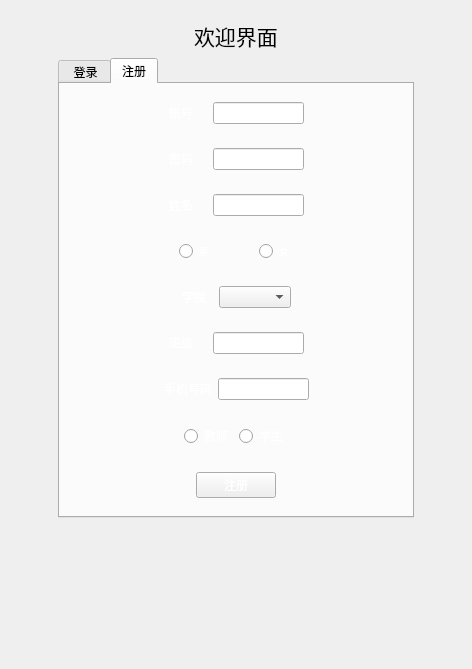
<?xml version="1.0" encoding="UTF-8"?>
<ui version="4.0">
 <class>MainWindow</class>
 <widget class="QDialog" name="MainWindow">
  <property name="geometry">
   <rect>
    <x>0</x>
    <y>0</y>
    <width>472</width>
    <height>669</height>
   </rect>
  </property>
  <property name="windowTitle">
   <string>MainWindow</string>
  </property>
  <property name="windowIcon">
   <iconset resource="resources.qrc">
    <normaloff>:/image/CNUlibrary.jpg</normaloff>:/image/CNUlibrary.jpg</iconset>
  </property>
  <layout class="QGridLayout" name="gridLayout_6">
   <item row="2" column="0">
    <widget class="QWidget" name="widget_13" native="true"/>
   </item>
   <item row="0" column="0">
    <widget class="QWidget" name="widget_3" native="true">
     <layout class="QGridLayout" name="gridLayout">
      <item row="1" column="4">
       <spacer name="horizontalSpacer_34">
        <property name="orientation">
         <enum>Qt::Horizontal</enum>
        </property>
        <property name="sizeHint" stdset="0">
         <size>
          <width>40</width>
          <height>20</height>
         </size>
        </property>
       </spacer>
      </item>
      <item row="0" column="2">
       <widget class="QLabel" name="label_3">
        <property name="font">
         <font>
          <family>Arial Black</family>
          <pointsize>16</pointsize>
         </font>
        </property>
        <property name="text">
         <string>欢迎界面</string>
        </property>
       </widget>
      </item>
      <item row="0" column="1">
       <spacer name="horizontalSpacer">
        <property name="orientation">
         <enum>Qt::Horizontal</enum>
        </property>
        <property name="sizeHint" stdset="0">
         <size>
          <width>40</width>
          <height>20</height>
         </size>
        </property>
       </spacer>
      </item>
      <item row="1" column="0">
       <spacer name="horizontalSpacer_33">
        <property name="orientation">
         <enum>Qt::Horizontal</enum>
        </property>
        <property name="sizeHint" stdset="0">
         <size>
          <width>40</width>
          <height>20</height>
         </size>
        </property>
       </spacer>
      </item>
      <item row="0" column="3">
       <spacer name="horizontalSpacer_2">
        <property name="orientation">
         <enum>Qt::Horizontal</enum>
        </property>
        <property name="sizeHint" stdset="0">
         <size>
          <width>40</width>
          <height>20</height>
         </size>
        </property>
       </spacer>
      </item>
      <item row="1" column="1" colspan="3">
       <widget class="QTabWidget" name="tabWidget">
        <property name="autoFillBackground">
         <bool>false</bool>
        </property>
        <property name="styleSheet">
         <string notr="true">
background-image: url(:/image/blue.png);</string>
        </property>
        <property name="currentIndex">
         <number>1</number>
        </property>
        <widget class="QWidget" name="tab">
         <attribute name="title">
          <string> 登录</string>
         </attribute>
         <layout class="QGridLayout" name="gridLayout_5">
          <item row="3" column="0">
           <widget class="QWidget" name="widget_2" native="true">
            <property name="styleSheet">
             <string notr="true">color: rgb(255, 255, 255);</string>
            </property>
            <layout class="QGridLayout" name="gridLayout_3">
             <item row="0" column="1">
              <widget class="QRadioButton" name="checkBoxAdmin">
               <property name="text">
                <string>管理员</string>
               </property>
              </widget>
             </item>
             <item row="0" column="2">
              <widget class="QRadioButton" name="checkBoxTea">
               <property name="text">
                <string>教师</string>
               </property>
              </widget>
             </item>
             <item row="0" column="3">
              <widget class="QRadioButton" name="checkBoxStu">
               <property name="text">
                <string>学生</string>
               </property>
              </widget>
             </item>
             <item row="0" column="0">
              <spacer name="horizontalSpacer_7">
               <property name="orientation">
                <enum>Qt::Horizontal</enum>
               </property>
               <property name="sizeHint" stdset="0">
                <size>
                 <width>40</width>
                 <height>20</height>
                </size>
               </property>
              </spacer>
             </item>
             <item row="0" column="4">
              <spacer name="horizontalSpacer_8">
               <property name="orientation">
                <enum>Qt::Horizontal</enum>
               </property>
               <property name="sizeHint" stdset="0">
                <size>
                 <width>40</width>
                 <height>20</height>
                </size>
               </property>
              </spacer>
             </item>
            </layout>
           </widget>
          </item>
          <item row="4" column="0">
           <widget class="QWidget" name="widget" native="true">
            <layout class="QGridLayout" name="gridLayout_2">
             <item row="0" column="0">
              <spacer name="horizontalSpacer_9">
               <property name="orientation">
                <enum>Qt::Horizontal</enum>
               </property>
               <property name="sizeHint" stdset="0">
                <size>
                 <width>40</width>
                 <height>20</height>
                </size>
               </property>
              </spacer>
             </item>
             <item row="0" column="1">
              <widget class="QPushButton" name="pushButton">
               <property name="autoFillBackground">
                <bool>false</bool>
               </property>
               <property name="styleSheet">
                <string notr="true">color: rgb(255, 255, 255);
background-color: rgb(255, 255, 255);</string>
               </property>
               <property name="text">
                <string> 登录</string>
               </property>
              </widget>
             </item>
             <item row="0" column="2">
              <spacer name="horizontalSpacer_10">
               <property name="orientation">
                <enum>Qt::Horizontal</enum>
               </property>
               <property name="sizeHint" stdset="0">
                <size>
                 <width>40</width>
                 <height>20</height>
                </size>
               </property>
              </spacer>
             </item>
            </layout>
           </widget>
          </item>
          <item row="1" column="0">
           <widget class="QWidget" name="widget_4" native="true">
            <property name="styleSheet">
             <string notr="true"/>
            </property>
            <layout class="QGridLayout" name="gridLayout_4">
             <item row="4" column="3">
              <spacer name="horizontalSpacer_6">
               <property name="orientation">
                <enum>Qt::Horizontal</enum>
               </property>
               <property name="sizeHint" stdset="0">
                <size>
                 <width>40</width>
                 <height>20</height>
                </size>
               </property>
              </spacer>
             </item>
             <item row="4" column="0">
              <spacer name="horizontalSpacer_4">
               <property name="orientation">
                <enum>Qt::Horizontal</enum>
               </property>
               <property name="sizeHint" stdset="0">
                <size>
                 <width>40</width>
                 <height>20</height>
                </size>
               </property>
              </spacer>
             </item>
             <item row="2" column="3">
              <spacer name="horizontalSpacer_5">
               <property name="orientation">
                <enum>Qt::Horizontal</enum>
               </property>
               <property name="sizeHint" stdset="0">
                <size>
                 <width>40</width>
                 <height>20</height>
                </size>
               </property>
              </spacer>
             </item>
             <item row="4" column="2">
              <widget class="QLineEdit" name="password">
               <property name="styleSheet">
                <string notr="true">color: rgb(255, 255, 255);
background-color: rgb(255, 255, 255);</string>
               </property>
               <property name="echoMode">
                <enum>QLineEdit::Password</enum>
               </property>
              </widget>
             </item>
             <item row="2" column="0">
              <spacer name="horizontalSpacer_3">
               <property name="orientation">
                <enum>Qt::Horizontal</enum>
               </property>
               <property name="sizeHint" stdset="0">
                <size>
                 <width>40</width>
                 <height>20</height>
                </size>
               </property>
              </spacer>
             </item>
             <item row="2" column="2">
              <widget class="QLineEdit" name="ID">
               <property name="styleSheet">
                <string notr="true">color: rgb(255, 255, 255);
gridline-color: rgb(255, 255, 255);</string>
               </property>
              </widget>
             </item>
             <item row="2" column="1">
              <widget class="QLabel" name="label">
               <property name="styleSheet">
                <string notr="true">
color: rgb(255, 255, 255);</string>
               </property>
               <property name="text">
                <string>账号</string>
               </property>
              </widget>
             </item>
             <item row="4" column="1">
              <widget class="QLabel" name="label_2">
               <property name="styleSheet">
                <string notr="true">color: rgb(255, 255, 255);</string>
               </property>
               <property name="text">
                <string>密码</string>
               </property>
              </widget>
             </item>
            </layout>
           </widget>
          </item>
          <item row="5" column="0">
           <spacer name="verticalSpacer">
            <property name="orientation">
             <enum>Qt::Vertical</enum>
            </property>
            <property name="sizeHint" stdset="0">
             <size>
              <width>20</width>
              <height>40</height>
             </size>
            </property>
           </spacer>
          </item>
          <item row="0" column="0">
           <widget class="QWidget" name="widget_15" native="true">
            <property name="autoFillBackground">
             <bool>false</bool>
            </property>
            <property name="styleSheet">
             <string notr="true">background-image: url(:/image/slogan.png);
border-color: rgb(8, 79, 211);</string>
            </property>
            <layout class="QGridLayout" name="gridLayout_17">
             <item row="0" column="0">
              <spacer name="verticalSpacer_2">
               <property name="orientation">
                <enum>Qt::Vertical</enum>
               </property>
               <property name="sizeHint" stdset="0">
                <size>
                 <width>20</width>
                 <height>40</height>
                </size>
               </property>
              </spacer>
             </item>
            </layout>
           </widget>
          </item>
         </layout>
        </widget>
        <widget class="QWidget" name="tab_2">
         <attribute name="title">
          <string>注册</string>
         </attribute>
         <layout class="QGridLayout" name="gridLayout_13">
          <item row="6" column="0">
           <widget class="QWidget" name="widget_12" native="true">
            <layout class="QGridLayout" name="gridLayout_15">
             <item row="0" column="1">
              <widget class="QLabel" name="label_9">
               <property name="font">
                <font>
                 <pointsize>9</pointsize>
                </font>
               </property>
               <property name="styleSheet">
                <string notr="true">color: rgb(255, 255, 255);</string>
               </property>
               <property name="text">
                <string>手机号码</string>
               </property>
              </widget>
             </item>
             <item row="0" column="3">
              <spacer name="horizontalSpacer_30">
               <property name="orientation">
                <enum>Qt::Horizontal</enum>
               </property>
               <property name="sizeHint" stdset="0">
                <size>
                 <width>40</width>
                 <height>20</height>
                </size>
               </property>
              </spacer>
             </item>
             <item row="0" column="2">
              <widget class="QLineEdit" name="telphoneNum">
               <property name="font">
                <font>
                 <pointsize>7</pointsize>
                </font>
               </property>
               <property name="styleSheet">
                <string notr="true">color: rgb(255, 255, 255);</string>
               </property>
              </widget>
             </item>
             <item row="0" column="0">
              <spacer name="horizontalSpacer_29">
               <property name="orientation">
                <enum>Qt::Horizontal</enum>
               </property>
               <property name="sizeHint" stdset="0">
                <size>
                 <width>40</width>
                 <height>20</height>
                </size>
               </property>
              </spacer>
             </item>
            </layout>
           </widget>
          </item>
          <item row="8" column="0">
           <widget class="QWidget" name="widget_5" native="true">
            <layout class="QGridLayout" name="gridLayout_7">
             <item row="0" column="6">
              <spacer name="horizontalSpacer_22">
               <property name="orientation">
                <enum>Qt::Horizontal</enum>
               </property>
               <property name="sizeHint" stdset="0">
                <size>
                 <width>40</width>
                 <height>20</height>
                </size>
               </property>
              </spacer>
             </item>
             <item row="0" column="1">
              <spacer name="horizontalSpacer_23">
               <property name="orientation">
                <enum>Qt::Horizontal</enum>
               </property>
               <property name="sizeHint" stdset="0">
                <size>
                 <width>40</width>
                 <height>20</height>
                </size>
               </property>
              </spacer>
             </item>
             <item row="0" column="3">
              <widget class="QPushButton" name="pushButton_2">
               <property name="styleSheet">
                <string notr="true">color: rgb(255, 255, 255);</string>
               </property>
               <property name="text">
                <string>注册</string>
               </property>
              </widget>
             </item>
             <item row="0" column="2">
              <spacer name="horizontalSpacer_25">
               <property name="orientation">
                <enum>Qt::Horizontal</enum>
               </property>
               <property name="sizeHint" stdset="0">
                <size>
                 <width>40</width>
                 <height>20</height>
                </size>
               </property>
              </spacer>
             </item>
             <item row="0" column="5">
              <spacer name="horizontalSpacer_24">
               <property name="orientation">
                <enum>Qt::Horizontal</enum>
               </property>
               <property name="sizeHint" stdset="0">
                <size>
                 <width>40</width>
                 <height>20</height>
                </size>
               </property>
              </spacer>
             </item>
             <item row="0" column="0">
              <spacer name="horizontalSpacer_21">
               <property name="orientation">
                <enum>Qt::Horizontal</enum>
               </property>
               <property name="sizeHint" stdset="0">
                <size>
                 <width>40</width>
                 <height>20</height>
                </size>
               </property>
              </spacer>
             </item>
             <item row="0" column="4">
              <spacer name="horizontalSpacer_26">
               <property name="orientation">
                <enum>Qt::Horizontal</enum>
               </property>
               <property name="sizeHint" stdset="0">
                <size>
                 <width>40</width>
                 <height>20</height>
                </size>
               </property>
              </spacer>
             </item>
            </layout>
           </widget>
          </item>
          <item row="7" column="0">
           <widget class="QWidget" name="widget_14" native="true">
            <property name="styleSheet">
             <string notr="true">color: rgb(255, 255, 255);</string>
            </property>
            <layout class="QGridLayout" name="gridLayout_16">
             <item row="0" column="2">
              <widget class="QRadioButton" name="checkBoxStu_2">
               <property name="text">
                <string>学生</string>
               </property>
              </widget>
             </item>
             <item row="0" column="0">
              <spacer name="horizontalSpacer_32">
               <property name="orientation">
                <enum>Qt::Horizontal</enum>
               </property>
               <property name="sizeHint" stdset="0">
                <size>
                 <width>40</width>
                 <height>20</height>
                </size>
               </property>
              </spacer>
             </item>
             <item row="0" column="1">
              <widget class="QRadioButton" name="checkBoxTea_2">
               <property name="text">
                <string>教师</string>
               </property>
              </widget>
             </item>
             <item row="0" column="3">
              <spacer name="horizontalSpacer_31">
               <property name="orientation">
                <enum>Qt::Horizontal</enum>
               </property>
               <property name="sizeHint" stdset="0">
                <size>
                 <width>40</width>
                 <height>20</height>
                </size>
               </property>
              </spacer>
             </item>
            </layout>
           </widget>
          </item>
          <item row="1" column="0">
           <widget class="QWidget" name="widget_8" native="true">
            <layout class="QGridLayout" name="gridLayout_9">
             <item row="0" column="1">
              <widget class="QLabel" name="label_5">
               <property name="font">
                <font>
                 <pointsize>9</pointsize>
                </font>
               </property>
               <property name="styleSheet">
                <string notr="true">color: rgb(255, 255, 255);</string>
               </property>
               <property name="text">
                <string>密码    </string>
               </property>
              </widget>
             </item>
             <item row="0" column="2">
              <widget class="QLineEdit" name="password_2">
               <property name="font">
                <font>
                 <pointsize>7</pointsize>
                </font>
               </property>
               <property name="styleSheet">
                <string notr="true">color: rgb(255, 255, 255);</string>
               </property>
               <property name="echoMode">
                <enum>QLineEdit::Password</enum>
               </property>
              </widget>
             </item>
             <item row="0" column="0">
              <spacer name="horizontalSpacer_13">
               <property name="orientation">
                <enum>Qt::Horizontal</enum>
               </property>
               <property name="sizeHint" stdset="0">
                <size>
                 <width>40</width>
                 <height>20</height>
                </size>
               </property>
              </spacer>
             </item>
             <item row="0" column="3">
              <spacer name="horizontalSpacer_14">
               <property name="orientation">
                <enum>Qt::Horizontal</enum>
               </property>
               <property name="sizeHint" stdset="0">
                <size>
                 <width>40</width>
                 <height>20</height>
                </size>
               </property>
              </spacer>
             </item>
            </layout>
           </widget>
          </item>
          <item row="0" column="0">
           <widget class="QWidget" name="widget_6" native="true">
            <layout class="QGridLayout" name="gridLayout_8">
             <item row="0" column="1">
              <widget class="QLabel" name="label_4">
               <property name="font">
                <font>
                 <pointsize>9</pointsize>
                </font>
               </property>
               <property name="styleSheet">
                <string notr="true">color: rgb(255, 255, 255);</string>
               </property>
               <property name="text">
                <string>账号    </string>
               </property>
              </widget>
             </item>
             <item row="0" column="0">
              <spacer name="horizontalSpacer_11">
               <property name="orientation">
                <enum>Qt::Horizontal</enum>
               </property>
               <property name="sizeHint" stdset="0">
                <size>
                 <width>40</width>
                 <height>20</height>
                </size>
               </property>
              </spacer>
             </item>
             <item row="0" column="2">
              <widget class="QLineEdit" name="ID_2">
               <property name="font">
                <font>
                 <pointsize>7</pointsize>
                </font>
               </property>
               <property name="styleSheet">
                <string notr="true">color: rgb(255, 255, 255);</string>
               </property>
              </widget>
             </item>
             <item row="0" column="3">
              <spacer name="horizontalSpacer_12">
               <property name="orientation">
                <enum>Qt::Horizontal</enum>
               </property>
               <property name="sizeHint" stdset="0">
                <size>
                 <width>40</width>
                 <height>20</height>
                </size>
               </property>
              </spacer>
             </item>
            </layout>
           </widget>
          </item>
          <item row="5" column="0">
           <widget class="QWidget" name="widget_11" native="true">
            <layout class="QGridLayout" name="gridLayout_14">
             <item row="0" column="0">
              <spacer name="horizontalSpacer_27">
               <property name="orientation">
                <enum>Qt::Horizontal</enum>
               </property>
               <property name="sizeHint" stdset="0">
                <size>
                 <width>40</width>
                 <height>20</height>
                </size>
               </property>
              </spacer>
             </item>
             <item row="0" column="1">
              <widget class="QLabel" name="label_8">
               <property name="font">
                <font>
                 <pointsize>9</pointsize>
                </font>
               </property>
               <property name="styleSheet">
                <string notr="true">color: rgb(255, 255, 255);</string>
               </property>
               <property name="text">
                <string>班级    </string>
               </property>
              </widget>
             </item>
             <item row="0" column="2">
              <widget class="QLineEdit" name="classID">
               <property name="font">
                <font>
                 <pointsize>7</pointsize>
                </font>
               </property>
               <property name="styleSheet">
                <string notr="true">color: rgb(255, 255, 255);</string>
               </property>
              </widget>
             </item>
             <item row="0" column="3">
              <spacer name="horizontalSpacer_28">
               <property name="orientation">
                <enum>Qt::Horizontal</enum>
               </property>
               <property name="sizeHint" stdset="0">
                <size>
                 <width>40</width>
                 <height>20</height>
                </size>
               </property>
              </spacer>
             </item>
            </layout>
           </widget>
          </item>
          <item row="3" column="0">
           <widget class="QWidget" name="widget_7" native="true">
            <layout class="QGridLayout" name="gridLayout_11">
             <item row="0" column="0">
              <spacer name="horizontalSpacer_17">
               <property name="orientation">
                <enum>Qt::Horizontal</enum>
               </property>
               <property name="sizeHint" stdset="0">
                <size>
                 <width>40</width>
                 <height>20</height>
                </size>
               </property>
              </spacer>
             </item>
             <item row="0" column="1">
              <widget class="QRadioButton" name="radioButtonmale">
               <property name="font">
                <font>
                 <pointsize>7</pointsize>
                </font>
               </property>
               <property name="styleSheet">
                <string notr="true">color: rgb(255, 255, 255);</string>
               </property>
               <property name="text">
                <string>男                </string>
               </property>
               <property name="autoRepeatDelay">
                <number>300</number>
               </property>
              </widget>
             </item>
             <item row="0" column="2">
              <widget class="QRadioButton" name="radioButtonfemale">
               <property name="font">
                <font>
                 <pointsize>7</pointsize>
                </font>
               </property>
               <property name="styleSheet">
                <string notr="true">color: rgb(255, 255, 255);</string>
               </property>
               <property name="text">
                <string>女</string>
               </property>
              </widget>
             </item>
             <item row="0" column="3">
              <spacer name="horizontalSpacer_18">
               <property name="orientation">
                <enum>Qt::Horizontal</enum>
               </property>
               <property name="sizeHint" stdset="0">
                <size>
                 <width>40</width>
                 <height>20</height>
                </size>
               </property>
              </spacer>
             </item>
            </layout>
           </widget>
          </item>
          <item row="2" column="0">
           <widget class="QWidget" name="widget_9" native="true">
            <layout class="QGridLayout" name="gridLayout_10">
             <item row="0" column="2">
              <widget class="QLineEdit" name="name">
               <property name="font">
                <font>
                 <pointsize>7</pointsize>
                </font>
               </property>
               <property name="styleSheet">
                <string notr="true">color: rgb(255, 255, 255);</string>
               </property>
              </widget>
             </item>
             <item row="0" column="0">
              <spacer name="horizontalSpacer_15">
               <property name="orientation">
                <enum>Qt::Horizontal</enum>
               </property>
               <property name="sizeHint" stdset="0">
                <size>
                 <width>40</width>
                 <height>20</height>
                </size>
               </property>
              </spacer>
             </item>
             <item row="0" column="1">
              <widget class="QLabel" name="label_6">
               <property name="font">
                <font>
                 <pointsize>9</pointsize>
                </font>
               </property>
               <property name="styleSheet">
                <string notr="true">color: rgb(255, 255, 255);</string>
               </property>
               <property name="text">
                <string>姓名    </string>
               </property>
              </widget>
             </item>
             <item row="0" column="3">
              <spacer name="horizontalSpacer_16">
               <property name="orientation">
                <enum>Qt::Horizontal</enum>
               </property>
               <property name="sizeHint" stdset="0">
                <size>
                 <width>40</width>
                 <height>20</height>
                </size>
               </property>
              </spacer>
             </item>
            </layout>
           </widget>
          </item>
          <item row="4" column="0">
           <widget class="QWidget" name="widget_10" native="true">
            <layout class="QGridLayout" name="gridLayout_12">
             <item row="0" column="0">
              <spacer name="horizontalSpacer_19">
               <property name="orientation">
                <enum>Qt::Horizontal</enum>
               </property>
               <property name="sizeHint" stdset="0">
                <size>
                 <width>40</width>
                 <height>20</height>
                </size>
               </property>
              </spacer>
             </item>
             <item row="0" column="3">
              <spacer name="horizontalSpacer_20">
               <property name="orientation">
                <enum>Qt::Horizontal</enum>
               </property>
               <property name="sizeHint" stdset="0">
                <size>
                 <width>40</width>
                 <height>20</height>
                </size>
               </property>
              </spacer>
             </item>
             <item row="0" column="2">
              <widget class="QComboBox" name="comboBox">
               <property name="font">
                <font>
                 <pointsize>9</pointsize>
                </font>
               </property>
              </widget>
             </item>
             <item row="0" column="1">
              <widget class="QLabel" name="label_7">
               <property name="font">
                <font>
                 <pointsize>9</pointsize>
                </font>
               </property>
               <property name="styleSheet">
                <string notr="true">color: rgb(255, 255, 255);</string>
               </property>
               <property name="text">
                <string>学院  </string>
               </property>
              </widget>
             </item>
            </layout>
           </widget>
          </item>
         </layout>
        </widget>
       </widget>
      </item>
     </layout>
    </widget>
   </item>
   <item row="1" column="0">
    <spacer name="verticalSpacer_7">
     <property name="orientation">
      <enum>Qt::Vertical</enum>
     </property>
     <property name="sizeHint" stdset="0">
      <size>
       <width>20</width>
       <height>40</height>
      </size>
     </property>
    </spacer>
   </item>
  </layout>
 </widget>
 <resources>
  <include location="resources.qrc"/>
 </resources>
 <connections/>
</ui>
